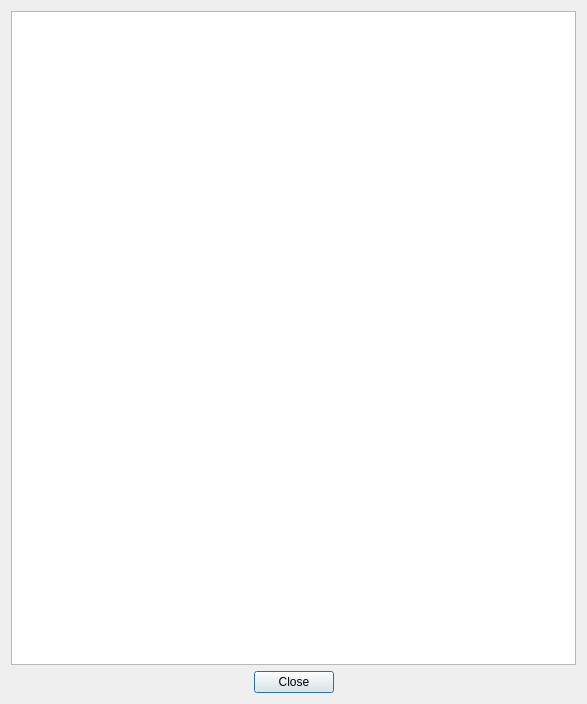
<?xml version="1.0" encoding="UTF-8"?>
<ui version="4.0">
 <class>AboutDialog</class>
 <widget class="QDialog" name="AboutDialog">
  <property name="geometry">
   <rect>
    <x>0</x>
    <y>0</y>
    <width>587</width>
    <height>704</height>
   </rect>
  </property>
  <property name="sizePolicy">
   <sizepolicy hsizetype="Minimum" vsizetype="Minimum">
    <horstretch>0</horstretch>
    <verstretch>0</verstretch>
   </sizepolicy>
  </property>
  <property name="minimumSize">
   <size>
    <width>400</width>
    <height>400</height>
   </size>
  </property>
  <property name="windowTitle">
   <string>Cliniface | About</string>
  </property>
  <property name="windowIcon">
   <iconset resource="../resources.qrc">
    <normaloff>:/logos/window_icon.png</normaloff>:/logos/window_icon.png</iconset>
  </property>
  <layout class="QVBoxLayout" name="verticalLayout">
   <item>
    <widget class="QTextBrowser" name="textBrowser">
     <property name="enabled">
      <bool>true</bool>
     </property>
     <property name="readOnly">
      <bool>true</bool>
     </property>
     <property name="html">
      <string>&lt;!DOCTYPE HTML PUBLIC &quot;-//W3C//DTD HTML 4.0//EN&quot; &quot;http://www.w3.org/TR/REC-html40/strict.dtd&quot;&gt;
&lt;html&gt;&lt;head&gt;&lt;meta name=&quot;qrichtext&quot; content=&quot;1&quot; /&gt;&lt;style type=&quot;text/css&quot;&gt;
p, li { white-space: pre-wrap; }
&lt;/style&gt;&lt;/head&gt;&lt;body style=&quot; font-family:'Noto Sans'; font-size:9pt; font-weight:400; font-style:normal;&quot;&gt;
&lt;p style=&quot;-qt-paragraph-type:empty; margin-top:0px; margin-bottom:0px; margin-left:0px; margin-right:0px; -qt-block-indent:0; text-indent:0px;&quot;&gt;&lt;br /&gt;&lt;/p&gt;&lt;/body&gt;&lt;/html&gt;</string>
     </property>
    </widget>
   </item>
   <item>
    <layout class="QHBoxLayout" name="horizontalLayout">
     <item>
      <spacer name="horizontalSpacer">
       <property name="orientation">
        <enum>Qt::Horizontal</enum>
       </property>
       <property name="sizeHint" stdset="0">
        <size>
         <width>40</width>
         <height>20</height>
        </size>
       </property>
      </spacer>
     </item>
     <item>
      <widget class="QPushButton" name="closeButton">
       <property name="text">
        <string>Close</string>
       </property>
      </widget>
     </item>
     <item>
      <spacer name="horizontalSpacer_2">
       <property name="orientation">
        <enum>Qt::Horizontal</enum>
       </property>
       <property name="sizeHint" stdset="0">
        <size>
         <width>40</width>
         <height>20</height>
        </size>
       </property>
      </spacer>
     </item>
    </layout>
   </item>
  </layout>
 </widget>
 <resources>
  <include location="../resources.qrc"/>
 </resources>
 <connections/>
</ui>
